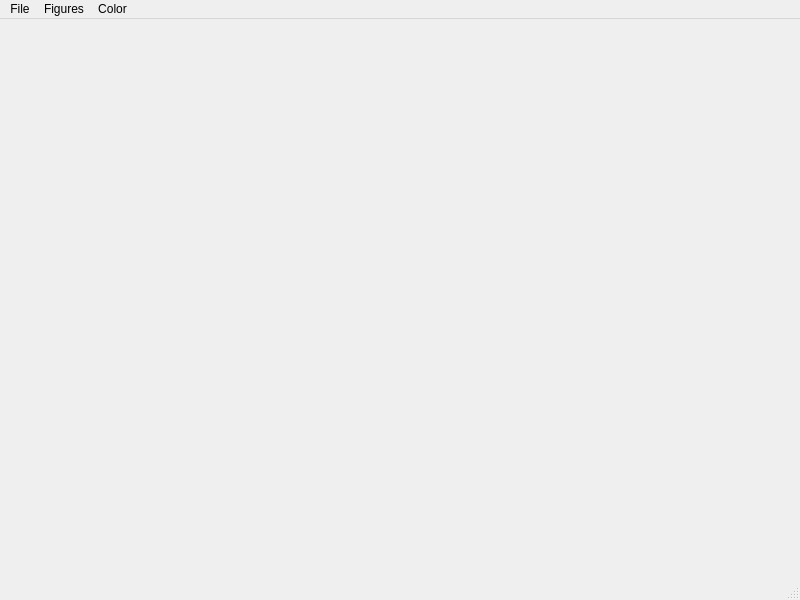
<?xml version="1.0" encoding="UTF-8"?>
<ui version="4.0">
 <class>MainWindow</class>
 <widget class="QMainWindow" name="MainWindow">
  <property name="geometry">
   <rect>
    <x>0</x>
    <y>0</y>
    <width>800</width>
    <height>600</height>
   </rect>
  </property>
  <property name="windowTitle">
   <string>MainWindow</string>
  </property>
  <widget class="QWidget" name="centralwidget"/>
  <widget class="QMenuBar" name="menubar">
   <property name="geometry">
    <rect>
     <x>0</x>
     <y>0</y>
     <width>800</width>
     <height>25</height>
    </rect>
   </property>
   <widget class="QMenu" name="menuFile">
    <property name="title">
     <string>File</string>
    </property>
    <addaction name="actionOpen"/>
    <addaction name="actionSave_as"/>
    <addaction name="actionClose"/>
    <addaction name="separator"/>
    <addaction name="actionExit"/>
   </widget>
   <widget class="QMenu" name="menuFigures">
    <property name="title">
     <string>Figures</string>
    </property>
    <addaction name="actionLine"/>
    <addaction name="actionStraight_line"/>
    <addaction name="actionCircle"/>
    <addaction name="actionSquare"/>
   </widget>
   <widget class="QMenu" name="menuColor">
    <property name="title">
     <string>Color</string>
    </property>
    <addaction name="actionPen"/>
   </widget>
   <addaction name="menuFile"/>
   <addaction name="menuFigures"/>
   <addaction name="menuColor"/>
  </widget>
  <widget class="QStatusBar" name="statusbar"/>
  <action name="actionLine">
   <property name="icon">
    <iconset resource="resources.qrc">
     <normaloff>:/img/Img/curved line.png</normaloff>:/img/Img/curved line.png</iconset>
   </property>
   <property name="text">
    <string>Line</string>
   </property>
  </action>
  <action name="actionStraight_line">
   <property name="icon">
    <iconset resource="resources.qrc">
     <normaloff>:/img/Img/straight line.png</normaloff>:/img/Img/straight line.png</iconset>
   </property>
   <property name="text">
    <string>Straight line</string>
   </property>
  </action>
  <action name="actionCircle">
   <property name="icon">
    <iconset resource="resources.qrc">
     <normaloff>:/img/Img/circle.png</normaloff>:/img/Img/circle.png</iconset>
   </property>
   <property name="text">
    <string>Circle</string>
   </property>
  </action>
  <action name="actionSquare">
   <property name="icon">
    <iconset resource="resources.qrc">
     <normaloff>:/img/Img/rectangle.png</normaloff>:/img/Img/rectangle.png</iconset>
   </property>
   <property name="text">
    <string>Square</string>
   </property>
  </action>
  <action name="actionPen">
   <property name="icon">
    <iconset resource="resources.qrc">
     <normaloff>:/img/Img/pen.png</normaloff>:/img/Img/pen.png</iconset>
   </property>
   <property name="text">
    <string>Pen</string>
   </property>
  </action>
  <action name="actionOpen">
   <property name="icon">
    <iconset resource="resources.qrc">
     <normaloff>:/img/Img/open file.png</normaloff>:/img/Img/open file.png</iconset>
   </property>
   <property name="text">
    <string>Open...</string>
   </property>
   <property name="shortcut">
    <string>Ctrl+O</string>
   </property>
  </action>
  <action name="actionSave_as">
   <property name="icon">
    <iconset resource="resources.qrc">
     <normaloff>:/img/Img/save as.png</normaloff>:/img/Img/save as.png</iconset>
   </property>
   <property name="text">
    <string>Save as...</string>
   </property>
   <property name="shortcut">
    <string>Ctrl+S</string>
   </property>
  </action>
  <action name="actionClose">
   <property name="icon">
    <iconset resource="resources.qrc">
     <normaloff>:/img/Img/close file.png</normaloff>:/img/Img/close file.png</iconset>
   </property>
   <property name="text">
    <string>Close</string>
   </property>
  </action>
  <action name="actionExit">
   <property name="text">
    <string>Exit</string>
   </property>
  </action>
 </widget>
 <resources>
  <include location="resources.qrc"/>
 </resources>
 <connections/>
</ui>
